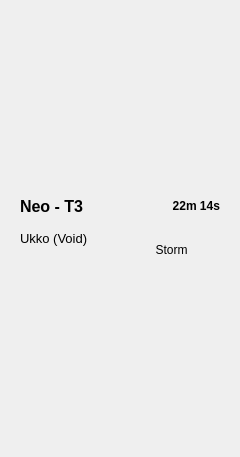
                <widget class="QWidget" name="scrollAreaWidgetContents">
                 <property name="geometry">
                  <rect>
                   <x>0</x>
                   <y>0</y>
                   <width>240</width>
                   <height>457</height>
                  </rect>
                 </property>
                 <layout class="QVBoxLayout" name="verticalLayout_6">
                  <item>
                   <widget class="QWidget" name="Fissure" native="true">
                    <property name="sizePolicy">
                     <sizepolicy hsizetype="Preferred" vsizetype="Fixed">
                      <horstretch>0</horstretch>
                      <verstretch>0</verstretch>
                     </sizepolicy>
                    </property>
                    <property name="minimumSize">
                     <size>
                      <width>0</width>
                      <height>100</height>
                     </size>
                    </property>
                    <layout class="QGridLayout" name="gridLayout_3">
                     <item row="0" column="0">
                      <widget class="QLabel" name="FissureTier">
                       <property name="font">
                        <font>
                         <pointsize>12</pointsize>
                         <weight>75</weight>
                         <bold>true</bold>
                        </font>
                       </property>
                       <property name="text">
                        <string>Neo - T3</string>
                       </property>
                      </widget>
                     </item>
                     <item row="0" column="1">
                      <widget class="QLabel" name="FissureTimer">
                       <property name="font">
                        <font>
                         <weight>75</weight>
                         <bold>true</bold>
                        </font>
                       </property>
                       <property name="text">
                        <string>22m 14s</string>
                       </property>
                       <property name="alignment">
                        <set>Qt::AlignRight|Qt::AlignTrailing|Qt::AlignVCenter</set>
                       </property>
                      </widget>
                     </item>
                     <item row="1" column="0">
                      <widget class="QLabel" name="FissureNode">
                       <property name="font">
                        <font>
                         <pointsize>10</pointsize>
                        </font>
                       </property>
                       <property name="text">
                        <string>Ukko (Void)</string>
                       </property>
                       <property name="alignment">
                        <set>Qt::AlignLeading|Qt::AlignLeft|Qt::AlignTop</set>
                       </property>
                      </widget>
                     </item>
                     <item row="1" column="1">
                      <widget class="QLabel" name="FissureType">
                       <property name="text">
                        <string>Storm</string>
                       </property>
                       <property name="alignment">
                        <set>Qt::AlignCenter</set>
                       </property>
                      </widget>
                     </item>
                    </layout>
                   </widget>
                  </item>
                 </layout>
                </widget>
